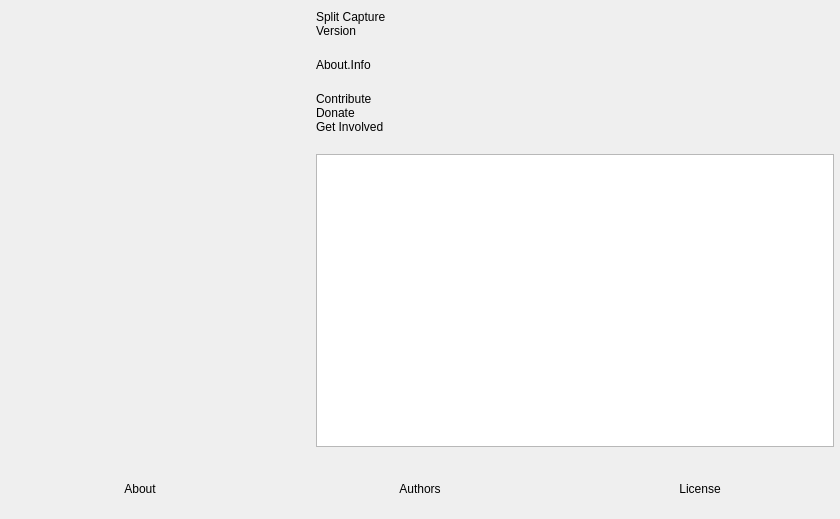
<?xml version="1.0" encoding="UTF-8"?>
<ui version="4.0">
 <class>OBSAbout</class>
 <widget class="QWidget" name="OBSAbout">
  <property name="geometry">
   <rect>
    <x>0</x>
    <y>0</y>
    <width>840</width>
    <height>519</height>
   </rect>
  </property>
  <property name="windowTitle">
   <string>About</string>
  </property>
  <layout class="QVBoxLayout" name="verticalLayout_2">
   <property name="leftMargin">
    <number>0</number>
   </property>
   <property name="topMargin">
    <number>0</number>
   </property>
   <property name="rightMargin">
    <number>0</number>
   </property>
   <property name="bottomMargin">
    <number>0</number>
   </property>
   <item>
    <layout class="QHBoxLayout" name="horizontalLayout_2">
     <property name="spacing">
      <number>30</number>
     </property>
     <property name="leftMargin">
      <number>30</number>
     </property>
     <property name="topMargin">
      <number>10</number>
     </property>
     <property name="rightMargin">
      <number>6</number>
     </property>
     <property name="bottomMargin">
      <number>6</number>
     </property>
     <item>
      <widget class="QLabel" name="icon">
       <property name="minimumSize">
        <size>
         <width>256</width>
         <height>256</height>
        </size>
       </property>
       <property name="maximumSize">
        <size>
         <width>256</width>
         <height>256</height>
        </size>
       </property>
       <property name="text">
        <string/>
       </property>
       <property name="pixmap">
        <pixmap>:res/images/split-capture.png</pixmap>
       </property>
       <property name="scaledContents">
        <bool>true</bool>
       </property>
      </widget>
     </item>
     <item>
      <layout class="QVBoxLayout" name="verticalLayout">
       <property name="spacing">
        <number>0</number>
       </property>
       <item>
        <widget class="QLabel" name="name">
         <property name="text">
          <string notr="true">Split Capture</string>
         </property>
        </widget>
       </item>
       <item>
        <widget class="QLabel" name="version">
         <property name="text">
          <string notr="true">Version</string>
         </property>
        </widget>
       </item>
       <item>
        <spacer name="verticalSpacer_2">
         <property name="orientation">
          <enum>Qt::Vertical</enum>
         </property>
         <property name="sizeType">
          <enum>QSizePolicy::Fixed</enum>
         </property>
         <property name="sizeHint" stdset="0">
          <size>
           <width>20</width>
           <height>20</height>
          </size>
         </property>
        </spacer>
       </item>
       <item>
        <widget class="QLabel" name="info">
         <property name="text">
          <string>About.Info</string>
         </property>
         <property name="wordWrap">
          <bool>true</bool>
         </property>
        </widget>
       </item>
       <item>
        <spacer name="verticalSpacer_3">
         <property name="orientation">
          <enum>Qt::Vertical</enum>
         </property>
         <property name="sizeType">
          <enum>QSizePolicy::Fixed</enum>
         </property>
         <property name="sizeHint" stdset="0">
          <size>
           <width>20</width>
           <height>20</height>
          </size>
         </property>
        </spacer>
       </item>
       <item>
        <widget class="QLabel" name="contribute">
         <property name="text">
          <string notr="true">Contribute</string>
         </property>
         <property name="wordWrap">
          <bool>true</bool>
         </property>
        </widget>
       </item>
       <item>
        <widget class="QLabel" name="donate">
         <property name="text">
          <string notr="true">Donate</string>
         </property>
        </widget>
       </item>
       <item>
        <widget class="QLabel" name="getInvolved">
         <property name="text">
          <string notr="true">Get Involved</string>
         </property>
        </widget>
       </item>
       <item>
        <spacer name="verticalSpacer">
         <property name="orientation">
          <enum>Qt::Vertical</enum>
         </property>
         <property name="sizeType">
          <enum>QSizePolicy::Fixed</enum>
         </property>
         <property name="sizeHint" stdset="0">
          <size>
           <width>20</width>
           <height>20</height>
          </size>
         </property>
        </spacer>
       </item>
       <item>
        <widget class="QTextBrowser" name="textBrowser">
         <property name="openExternalLinks">
          <bool>true</bool>
         </property>
        </widget>
       </item>
      </layout>
     </item>
    </layout>
   </item>
   <item>
    <widget class="QFrame" name="widget">
     <property name="minimumSize">
      <size>
       <width>0</width>
       <height>60</height>
      </size>
     </property>
     <layout class="QHBoxLayout" name="horizontalLayout">
      <property name="spacing">
       <number>0</number>
      </property>
      <property name="leftMargin">
       <number>0</number>
      </property>
      <property name="topMargin">
       <number>0</number>
      </property>
      <property name="rightMargin">
       <number>0</number>
      </property>
      <property name="bottomMargin">
       <number>0</number>
      </property>
      <item>
       <widget class="ClickableLabel" name="about">
        <property name="text">
         <string>About</string>
        </property>
        <property name="alignment">
         <set>Qt::AlignCenter</set>
        </property>
       </widget>
      </item>
      <item>
       <widget class="ClickableLabel" name="authors">
        <property name="text">
         <string>Authors</string>
        </property>
        <property name="alignment">
         <set>Qt::AlignCenter</set>
        </property>
       </widget>
      </item>
      <item>
       <widget class="ClickableLabel" name="license">
        <property name="text">
         <string>License</string>
        </property>
        <property name="alignment">
         <set>Qt::AlignCenter</set>
        </property>
       </widget>
      </item>
     </layout>
    </widget>
   </item>
  </layout>
 </widget>
 <customwidgets>
  <customwidget>
   <class>ClickableLabel</class>
   <extends>QLabel</extends>
   <header>components/ClickableLabel.hpp</header>
  </customwidget>
 </customwidgets>
 <resources/>
 <connections/>
</ui>
